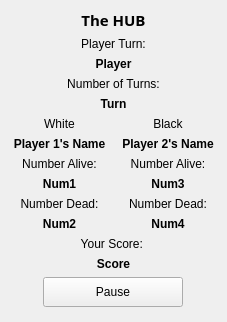
<?xml version="1.0" encoding="UTF-8"?>
<ui version="4.0">
 <class>sideWidget</class>
 <widget class="QWidget" name="sideWidget">
  <property name="geometry">
   <rect>
    <x>0</x>
    <y>0</y>
    <width>227</width>
    <height>291</height>
   </rect>
  </property>
  <property name="minimumSize">
   <size>
    <width>0</width>
    <height>0</height>
   </size>
  </property>
  <property name="maximumSize">
   <size>
    <width>16777215</width>
    <height>16777215</height>
   </size>
  </property>
  <property name="windowTitle">
   <string>The HUB</string>
  </property>
  <layout class="QVBoxLayout" name="verticalLayout_2">
   <property name="spacing">
    <number>0</number>
   </property>
   <property name="leftMargin">
    <number>0</number>
   </property>
   <property name="topMargin">
    <number>4</number>
   </property>
   <property name="rightMargin">
    <number>0</number>
   </property>
   <property name="bottomMargin">
    <number>15</number>
   </property>
   <item>
    <layout class="QVBoxLayout" name="verticalLayout">
     <property name="spacing">
      <number>6</number>
     </property>
     <property name="leftMargin">
      <number>5</number>
     </property>
     <property name="topMargin">
      <number>5</number>
     </property>
     <property name="rightMargin">
      <number>5</number>
     </property>
     <item>
      <widget class="QLabel" name="Title">
       <property name="font">
        <font>
         <family>Arial Black</family>
         <pointsize>11</pointsize>
         <weight>75</weight>
         <bold>true</bold>
        </font>
       </property>
       <property name="autoFillBackground">
        <bool>false</bool>
       </property>
       <property name="text">
        <string>The HUB</string>
       </property>
       <property name="alignment">
        <set>Qt::AlignCenter</set>
       </property>
      </widget>
     </item>
     <item>
      <widget class="QLabel" name="PlayerTurn">
       <property name="sizePolicy">
        <sizepolicy hsizetype="Preferred" vsizetype="Preferred">
         <horstretch>0</horstretch>
         <verstretch>0</verstretch>
        </sizepolicy>
       </property>
       <property name="minimumSize">
        <size>
         <width>0</width>
         <height>0</height>
        </size>
       </property>
       <property name="maximumSize">
        <size>
         <width>16777215</width>
         <height>16777215</height>
        </size>
       </property>
       <property name="text">
        <string>Player Turn:</string>
       </property>
       <property name="alignment">
        <set>Qt::AlignHCenter|Qt::AlignTop</set>
       </property>
      </widget>
     </item>
     <item>
      <widget class="QLabel" name="Player">
       <property name="minimumSize">
        <size>
         <width>0</width>
         <height>0</height>
        </size>
       </property>
       <property name="maximumSize">
        <size>
         <width>16777215</width>
         <height>16777215</height>
        </size>
       </property>
       <property name="font">
        <font>
         <weight>75</weight>
         <bold>true</bold>
        </font>
       </property>
       <property name="text">
        <string>Player</string>
       </property>
       <property name="alignment">
        <set>Qt::AlignHCenter|Qt::AlignTop</set>
       </property>
      </widget>
     </item>
     <item>
      <widget class="QLabel" name="playerTurn">
       <property name="enabled">
        <bool>true</bool>
       </property>
       <property name="sizePolicy">
        <sizepolicy hsizetype="Preferred" vsizetype="Preferred">
         <horstretch>0</horstretch>
         <verstretch>0</verstretch>
        </sizepolicy>
       </property>
       <property name="minimumSize">
        <size>
         <width>0</width>
         <height>0</height>
        </size>
       </property>
       <property name="maximumSize">
        <size>
         <width>16777215</width>
         <height>16777215</height>
        </size>
       </property>
       <property name="text">
        <string>Number of Turns:</string>
       </property>
       <property name="alignment">
        <set>Qt::AlignHCenter|Qt::AlignTop</set>
       </property>
      </widget>
     </item>
     <item>
      <widget class="QLabel" name="Turn">
       <property name="minimumSize">
        <size>
         <width>0</width>
         <height>0</height>
        </size>
       </property>
       <property name="maximumSize">
        <size>
         <width>16777215</width>
         <height>16777215</height>
        </size>
       </property>
       <property name="font">
        <font>
         <weight>75</weight>
         <bold>true</bold>
        </font>
       </property>
       <property name="text">
        <string>Turn</string>
       </property>
       <property name="alignment">
        <set>Qt::AlignHCenter|Qt::AlignTop</set>
       </property>
      </widget>
     </item>
     <item>
      <layout class="QVBoxLayout" name="PlayerStats">
       <property name="spacing">
        <number>0</number>
       </property>
       <item>
        <layout class="QHBoxLayout" name="PlayerDivider">
         <property name="spacing">
          <number>0</number>
         </property>
         <item>
          <layout class="QVBoxLayout" name="Player1Box">
           <property name="spacing">
            <number>6</number>
           </property>
           <item>
            <widget class="QLabel" name="label">
             <property name="sizePolicy">
              <sizepolicy hsizetype="Preferred" vsizetype="Preferred">
               <horstretch>0</horstretch>
               <verstretch>0</verstretch>
              </sizepolicy>
             </property>
             <property name="minimumSize">
              <size>
               <width>0</width>
               <height>0</height>
              </size>
             </property>
             <property name="maximumSize">
              <size>
               <width>16777215</width>
               <height>16777215</height>
              </size>
             </property>
             <property name="text">
              <string>White</string>
             </property>
             <property name="alignment">
              <set>Qt::AlignBottom|Qt::AlignHCenter</set>
             </property>
            </widget>
           </item>
           <item>
            <widget class="QLabel" name="Player1Name">
             <property name="sizePolicy">
              <sizepolicy hsizetype="Preferred" vsizetype="Preferred">
               <horstretch>0</horstretch>
               <verstretch>0</verstretch>
              </sizepolicy>
             </property>
             <property name="minimumSize">
              <size>
               <width>0</width>
               <height>0</height>
              </size>
             </property>
             <property name="font">
              <font>
               <weight>75</weight>
               <bold>true</bold>
              </font>
             </property>
             <property name="text">
              <string>Player 1's Name</string>
             </property>
             <property name="alignment">
              <set>Qt::AlignCenter</set>
             </property>
            </widget>
           </item>
           <item>
            <widget class="QLabel" name="Player1NumAlive">
             <property name="sizePolicy">
              <sizepolicy hsizetype="Preferred" vsizetype="Preferred">
               <horstretch>0</horstretch>
               <verstretch>0</verstretch>
              </sizepolicy>
             </property>
             <property name="minimumSize">
              <size>
               <width>0</width>
               <height>0</height>
              </size>
             </property>
             <property name="text">
              <string>Number Alive:</string>
             </property>
             <property name="alignment">
              <set>Qt::AlignCenter</set>
             </property>
            </widget>
           </item>
           <item>
            <widget class="QLabel" name="Player1NA">
             <property name="font">
              <font>
               <weight>75</weight>
               <bold>true</bold>
              </font>
             </property>
             <property name="text">
              <string>Num1</string>
             </property>
             <property name="alignment">
              <set>Qt::AlignCenter</set>
             </property>
            </widget>
           </item>
           <item>
            <widget class="QLabel" name="Player1NumDead">
             <property name="sizePolicy">
              <sizepolicy hsizetype="Preferred" vsizetype="Preferred">
               <horstretch>0</horstretch>
               <verstretch>0</verstretch>
              </sizepolicy>
             </property>
             <property name="minimumSize">
              <size>
               <width>0</width>
               <height>0</height>
              </size>
             </property>
             <property name="text">
              <string>Number Dead:</string>
             </property>
             <property name="alignment">
              <set>Qt::AlignCenter</set>
             </property>
            </widget>
           </item>
           <item>
            <widget class="QLabel" name="Player1ND">
             <property name="font">
              <font>
               <weight>75</weight>
               <bold>true</bold>
              </font>
             </property>
             <property name="text">
              <string>Num2</string>
             </property>
             <property name="alignment">
              <set>Qt::AlignCenter</set>
             </property>
            </widget>
           </item>
          </layout>
         </item>
         <item>
          <layout class="QVBoxLayout" name="Player2Box">
           <property name="spacing">
            <number>6</number>
           </property>
           <item>
            <widget class="QLabel" name="label_2">
             <property name="sizePolicy">
              <sizepolicy hsizetype="Preferred" vsizetype="Preferred">
               <horstretch>0</horstretch>
               <verstretch>0</verstretch>
              </sizepolicy>
             </property>
             <property name="minimumSize">
              <size>
               <width>0</width>
               <height>0</height>
              </size>
             </property>
             <property name="maximumSize">
              <size>
               <width>16777215</width>
               <height>16777215</height>
              </size>
             </property>
             <property name="text">
              <string>Black</string>
             </property>
             <property name="alignment">
              <set>Qt::AlignBottom|Qt::AlignHCenter</set>
             </property>
            </widget>
           </item>
           <item>
            <widget class="QLabel" name="Player2Name">
             <property name="sizePolicy">
              <sizepolicy hsizetype="Preferred" vsizetype="Preferred">
               <horstretch>0</horstretch>
               <verstretch>0</verstretch>
              </sizepolicy>
             </property>
             <property name="minimumSize">
              <size>
               <width>0</width>
               <height>0</height>
              </size>
             </property>
             <property name="font">
              <font>
               <weight>75</weight>
               <bold>true</bold>
              </font>
             </property>
             <property name="text">
              <string>Player 2's Name</string>
             </property>
             <property name="alignment">
              <set>Qt::AlignCenter</set>
             </property>
            </widget>
           </item>
           <item>
            <widget class="QLabel" name="Player2NumAlive">
             <property name="sizePolicy">
              <sizepolicy hsizetype="Preferred" vsizetype="Preferred">
               <horstretch>0</horstretch>
               <verstretch>0</verstretch>
              </sizepolicy>
             </property>
             <property name="minimumSize">
              <size>
               <width>0</width>
               <height>0</height>
              </size>
             </property>
             <property name="text">
              <string>Number Alive:</string>
             </property>
             <property name="alignment">
              <set>Qt::AlignCenter</set>
             </property>
            </widget>
           </item>
           <item>
            <widget class="QLabel" name="Player2NA">
             <property name="font">
              <font>
               <weight>75</weight>
               <bold>true</bold>
              </font>
             </property>
             <property name="text">
              <string>Num3</string>
             </property>
             <property name="alignment">
              <set>Qt::AlignCenter</set>
             </property>
            </widget>
           </item>
           <item>
            <widget class="QLabel" name="Player2NumDead">
             <property name="sizePolicy">
              <sizepolicy hsizetype="Preferred" vsizetype="Preferred">
               <horstretch>0</horstretch>
               <verstretch>0</verstretch>
              </sizepolicy>
             </property>
             <property name="minimumSize">
              <size>
               <width>0</width>
               <height>0</height>
              </size>
             </property>
             <property name="text">
              <string>Number Dead:</string>
             </property>
             <property name="alignment">
              <set>Qt::AlignCenter</set>
             </property>
            </widget>
           </item>
           <item>
            <widget class="QLabel" name="Player2ND">
             <property name="font">
              <font>
               <weight>75</weight>
               <bold>true</bold>
              </font>
             </property>
             <property name="text">
              <string>Num4</string>
             </property>
             <property name="alignment">
              <set>Qt::AlignCenter</set>
             </property>
            </widget>
           </item>
          </layout>
         </item>
        </layout>
       </item>
      </layout>
     </item>
     <item>
      <widget class="QLabel" name="YourScore">
       <property name="sizePolicy">
        <sizepolicy hsizetype="Preferred" vsizetype="Preferred">
         <horstretch>0</horstretch>
         <verstretch>0</verstretch>
        </sizepolicy>
       </property>
       <property name="minimumSize">
        <size>
         <width>0</width>
         <height>0</height>
        </size>
       </property>
       <property name="maximumSize">
        <size>
         <width>16777215</width>
         <height>16777215</height>
        </size>
       </property>
       <property name="text">
        <string>Your Score: </string>
       </property>
       <property name="alignment">
        <set>Qt::AlignCenter</set>
       </property>
      </widget>
     </item>
     <item>
      <widget class="QLabel" name="Score">
       <property name="minimumSize">
        <size>
         <width>0</width>
         <height>0</height>
        </size>
       </property>
       <property name="maximumSize">
        <size>
         <width>16777215</width>
         <height>16777215</height>
        </size>
       </property>
       <property name="font">
        <font>
         <weight>75</weight>
         <bold>true</bold>
        </font>
       </property>
       <property name="text">
        <string>Score</string>
       </property>
       <property name="alignment">
        <set>Qt::AlignHCenter|Qt::AlignTop</set>
       </property>
      </widget>
     </item>
     <item>
      <layout class="QHBoxLayout" name="horizontalLayout">
       <item>
        <widget class="QPushButton" name="pause">
         <property name="sizePolicy">
          <sizepolicy hsizetype="Fixed" vsizetype="Fixed">
           <horstretch>0</horstretch>
           <verstretch>0</verstretch>
          </sizepolicy>
         </property>
         <property name="minimumSize">
          <size>
           <width>140</width>
           <height>30</height>
          </size>
         </property>
         <property name="maximumSize">
          <size>
           <width>140</width>
           <height>30</height>
          </size>
         </property>
         <property name="text">
          <string>Pause</string>
         </property>
        </widget>
       </item>
      </layout>
     </item>
    </layout>
   </item>
  </layout>
 </widget>
 <resources/>
 <connections/>
</ui>
